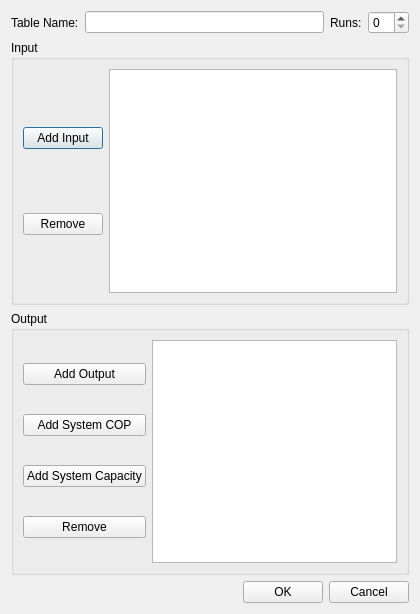
<?xml version="1.0" encoding="UTF-8"?>
<ui version="4.0">
 <class>tableSelectParaDialog</class>
 <widget class="QDialog" name="tableSelectParaDialog">
  <property name="geometry">
   <rect>
    <x>0</x>
    <y>0</y>
    <width>420</width>
    <height>614</height>
   </rect>
  </property>
  <property name="sizePolicy">
   <sizepolicy hsizetype="MinimumExpanding" vsizetype="MinimumExpanding">
    <horstretch>0</horstretch>
    <verstretch>0</verstretch>
   </sizepolicy>
  </property>
  <property name="windowTitle">
   <string>Dialog</string>
  </property>
  <layout class="QVBoxLayout" name="verticalLayout_3">
   <item>
    <layout class="QHBoxLayout" name="horizontalLayout">
     <item>
      <widget class="QLabel" name="label">
       <property name="text">
        <string>Table Name:</string>
       </property>
      </widget>
     </item>
     <item>
      <widget class="QLineEdit" name="tableNamele"/>
     </item>
     <item>
      <widget class="QLabel" name="label_2">
       <property name="text">
        <string>Runs:</string>
       </property>
      </widget>
     </item>
     <item>
      <widget class="QSpinBox" name="runssb"/>
     </item>
    </layout>
   </item>
   <item>
    <widget class="QGroupBox" name="groupBox">
     <property name="title">
      <string>Input</string>
     </property>
     <layout class="QHBoxLayout" name="horizontalLayout_5">
      <item>
       <layout class="QHBoxLayout" name="horizontalLayout_3">
        <item>
         <layout class="QVBoxLayout" name="verticalLayout_2">
          <item>
           <widget class="QPushButton" name="addInputButton">
            <property name="text">
             <string>Add Input</string>
            </property>
           </widget>
          </item>
          <item>
           <widget class="QPushButton" name="removeInputButton">
            <property name="text">
             <string>Remove</string>
            </property>
           </widget>
          </item>
         </layout>
        </item>
       </layout>
      </item>
      <item>
       <widget class="QListView" name="inputList"/>
      </item>
     </layout>
    </widget>
   </item>
   <item>
    <widget class="QGroupBox" name="groupBox_2">
     <property name="title">
      <string>Output</string>
     </property>
     <layout class="QHBoxLayout" name="horizontalLayout_6">
      <item>
       <layout class="QHBoxLayout" name="horizontalLayout_2">
        <item>
         <layout class="QVBoxLayout" name="verticalLayout">
          <item>
           <widget class="QPushButton" name="addOutputButton">
            <property name="text">
             <string>Add Output</string>
            </property>
           </widget>
          </item>
          <item>
           <widget class="QPushButton" name="COPButton">
            <property name="text">
             <string>Add System COP</string>
            </property>
           </widget>
          </item>
          <item>
           <widget class="QPushButton" name="CapacityButton">
            <property name="text">
             <string>Add System Capacity</string>
            </property>
           </widget>
          </item>
          <item>
           <widget class="QPushButton" name="removeOutputButton">
            <property name="text">
             <string>Remove</string>
            </property>
           </widget>
          </item>
         </layout>
        </item>
       </layout>
      </item>
      <item>
       <widget class="QListView" name="outputList"/>
      </item>
     </layout>
    </widget>
   </item>
   <item>
    <layout class="QHBoxLayout" name="horizontalLayout_4">
     <item>
      <spacer name="horizontalSpacer">
       <property name="orientation">
        <enum>Qt::Horizontal</enum>
       </property>
       <property name="sizeHint" stdset="0">
        <size>
         <width>40</width>
         <height>20</height>
        </size>
       </property>
      </spacer>
     </item>
     <item>
      <widget class="QPushButton" name="OKButton">
       <property name="text">
        <string>OK</string>
       </property>
      </widget>
     </item>
     <item>
      <widget class="QPushButton" name="cancelButton">
       <property name="text">
        <string>Cancel</string>
       </property>
      </widget>
     </item>
    </layout>
   </item>
  </layout>
 </widget>
 <tabstops>
  <tabstop>OKButton</tabstop>
  <tabstop>cancelButton</tabstop>
  <tabstop>tableNamele</tabstop>
  <tabstop>runssb</tabstop>
  <tabstop>inputList</tabstop>
  <tabstop>addInputButton</tabstop>
  <tabstop>removeInputButton</tabstop>
  <tabstop>outputList</tabstop>
  <tabstop>addOutputButton</tabstop>
  <tabstop>COPButton</tabstop>
  <tabstop>CapacityButton</tabstop>
  <tabstop>removeOutputButton</tabstop>
 </tabstops>
 <resources/>
 <connections/>
</ui>
